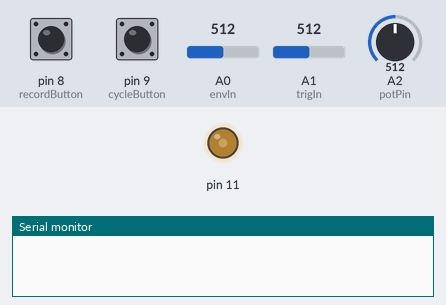
The sketch below on a simulated Arduino Uno, built with avr-gcc and run on an emulated ATmega328P. Shown: output pins drawn as LEDs (lit = HIGH), the last lines printed to the serial monitor. Inputs (shaded band) come from the test bench; at power-on: pin 9 (cycleButton) LOW, pin 8 (recordButton) LOW, A0 (envIn) = 512, A2 (potPin) = 512, A1 (trigIn) = 512.

Above: at 1.2 s.
1.3 s: pin 9 (cycleButton) pulled HIGH for 0.15 s
At 1.7 s:
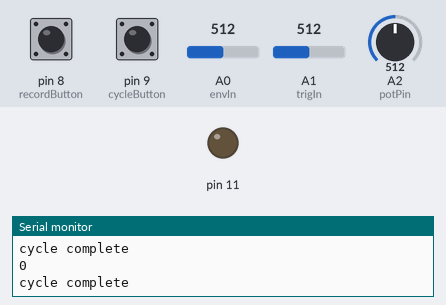
2.9 s: pin 8 (recordButton) pulled HIGH for 0.15 s
At 3.8 s:
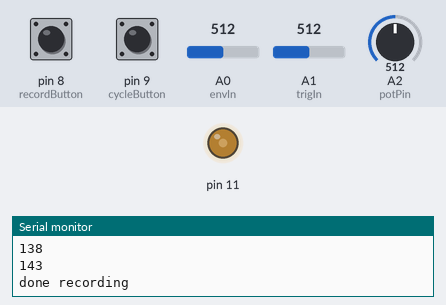
4.6 s: A0 (envIn) set to 660
At 5.4 s:
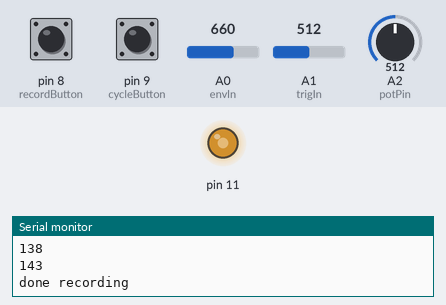
6.1 s: A2 (potPin) set to 306
At 6.5 s:
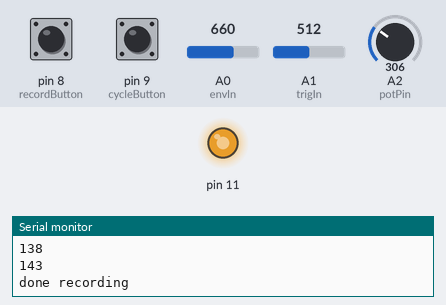
7.6 s: A0 (envIn) set to 763
At 8.8 s:
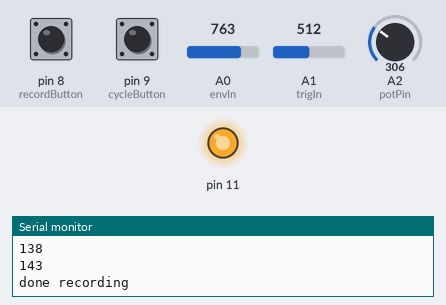
9.1 s: A0 (envIn) set to 781
At 10.0 s:
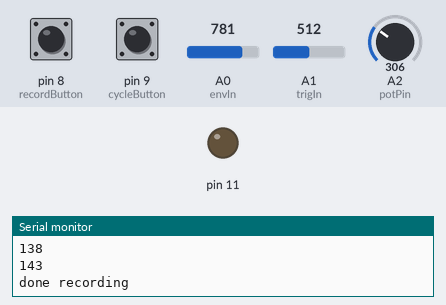
Timing chart, 0 to 11.6 s (numbered marks = the images above; inputs shaded):
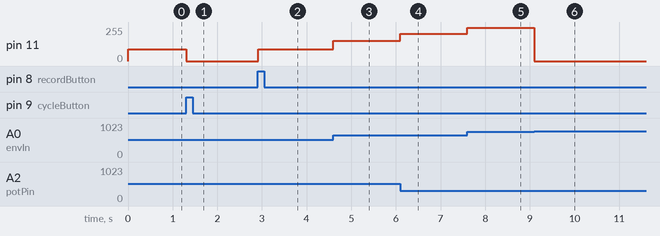

The sketch:

cvSampler.ino
```cpp
#include <Wire.h>
#include <Adafruit_MCP4725.h>

Adafruit_MCP4725 dac1;
Adafruit_MCP4725 dac2;

//pinMap
const int recordButton = 8;
const int cycleButton = 9;
const int cycleLED = 7;
const int recLED = 6;
const int potPin = A2;
const int envIn = A0;
const int trigIn = A1;

//loop vars
bool cycling = false;
bool recording = false;
bool triggered = false;
bool recTrig = false;

int recButStateCurrent;
int recButStatePrevious;
int cycleButStateCurrent;
int cycleButStatePrevious;

long potState;
long envInState;
long trigInStateCurrent;
long trigInStatePrevious;
long cycleButtonTime;

int recVal;
int buffPosition = 0;
unsigned long buffLength;
unsigned long playbackTime;
unsigned long time;
unsigned long startTime = 0;

int buff[599] =
{};

void setup(void) {
  Serial.begin(9600);
  dac1.begin(0x62);
  dac2.begin(0x65);
}

long scale(long newMin, long newMax, long oldMin, long oldMax, long oldValue){
  return (((oldValue - oldMin) * (newMax - newMin)) / (oldMax - oldMin)) + newMin;
}

//outputs the corresponding buffer voltage on the dac, if it reached
//the corresponding time location it was recorded.
int playbackBuff(){
    if (playbackTime >= buffPosition*10){
      Serial.println(buff[buffPosition]);
      dac1.setVoltage(buff[buffPosition],false);
      analogWrite(11,(buff[buffPosition]/16));
      buffPosition++;
    }
  }

void loop(){

    //updates from time/hardware
    time = millis();
    recButStateCurrent = digitalRead(recordButton);
    cycleButStateCurrent = digitalRead(cycleButton);
    potState = analogRead(potPin);
    envInState = scale(0,1023,0,600,analogRead(envIn));
    trigInStateCurrent = analogRead(trigIn);

    //dedicated envelope follower output
    dac2.setVoltage(envInState*4,false);

    //check cycle button state, set cycling vars accordingly
    if (cycleButStateCurrent && !recButStateCurrent && !cycleButStatePrevious && cycling == 0 && millis()-cycleButtonTime>200){
      cycling = 1;
      digitalWrite(cycleLED,HIGH);
      Serial.println("cycling on");
      cycleButtonTime = millis();
    } else if (cycleButStateCurrent && !cycleButStatePrevious && cycling == 1 && millis()-cycleButtonTime>200){
      cycling = 0;
      digitalWrite(cycleLED,LOW);
      Serial.println("cycling off");
      cycleButtonTime = millis();
    }

    //output the input to dac if not cycling or triggered
    if (!cycling && !triggered){
      dac1.setVoltage((abs(potState-envInState)*4),false);
      analogWrite(11,abs(potState-envInState)/4);
    }

    //start recording if rec button held down
    if (recButStateCurrent && !recButStatePrevious && !recording && !cycleButStateCurrent){
      digitalWrite(recLED,HIGH);
      digitalWrite(cycleLED,LOW);
      buffPosition = 0;
      buffLength = 0;
      startTime = time;
      Serial.println("recording");
      recording = true;
      cycling = false;
    }

    //if rec button released, stop recording
    if (!recButStateCurrent && recording){
      Serial.println("done recording");
      digitalWrite(recLED, LOW);
      recording = false;
    }

    if (recButStateCurrent && cycleButStateCurrent){
       cycling = false;
       digitalWrite(cycleLED,LOW);
    }

    //if a trigger was received, check if both buttons are pressed
    //if they are, begin recording at trigger time. otherwise, trigger
    //prepares for a single buffer playback
    if (trigInStateCurrent > 650 && trigInStatePrevious < 50){
        if(recButStateCurrent && cycleButStateCurrent){
            cycling = false;
            Serial.println("recording triggered");
            digitalWrite(recLED,HIGH);
            digitalWrite(cycleLED,LOW);
            buffPosition = 0;
            buffLength = 0;
            startTime = time;
            Serial.println("recording");
            recording = true;
          } else if (!recording && !cycling){
            Serial.println("playback triggered");
            startTime = time;
            triggered = true;
            playbackTime = 0;
            buffPosition = 0;
          }
    }

    //playback buffer once per trigger
    if (triggered){
      playbackTime = time-startTime;
      if (playbackTime >= buffLength){ //if buffer play complete, stop
          triggered = false;
        }
      playbackBuff();
    }

    //if cycling mode enabled
    if (cycling){
      playbackTime = time-startTime;
      if (playbackTime >= buffLength){ //if buffer play complete, reset and play again
          playbackTime = 0;
          buffPosition = 0;
          startTime = time;
          Serial.println("cycle complete");
        }
      playbackBuff();
    }

    //records to the buffer
    if (recording) {
      buffLength = time-startTime;
      Serial.println(buffLength);
      if (buffLength >= buffPosition*10){ //if passed a time marker
          recVal = (abs(potState-envInState)*4);
          if (recVal > 4095) {
            recVal = 4095; //set corresponding buffer value to envIn plus pot as offset
          } else if (recVal < 200) {
            recVal = 0;
          }
          buff[buffPosition] = recVal;
          buffPosition++;
        }
      //stop recording if buffer over 6 seconds
      if (buffLength >= 6000){
        Serial.println("reached max buffer");
        recording = 0;
        digitalWrite(recLED, LOW);
      }
    }

    cycleButStatePrevious = cycleButStateCurrent;
    recButStatePrevious = recButStateCurrent;
    trigInStatePrevious = trigInStateCurrent;
}
```

Measured:
- the behaviour switches between 780 and 781 on A0 (envIn) (found by bisection; images 5 and 6)
- after the input at 1.3 s, pin 11: 90/255 → 0/255 at once
- after the input at 2.9 s, pin 11: 0/255 → 90/255 at once
- after the input at 4.6 s, pin 11: 90/255 → 153/255 at once
- after the input at 6.1 s, pin 11: 153/255 → 204/255 at once
- after the input at 7.6 s, pin 11: 204/255 → 248/255 at once
- after the input at 9.1 s, pin 11: 248/255 → 0/255 at once
